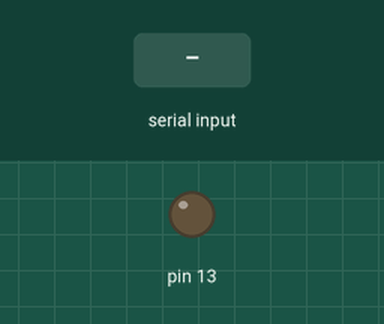
Simulated run of this sketch. Board: Arduino Uno, built with avr-gcc and run on an emulated ATmega328P. On the bench: output pins drawn as LEDs (lit = HIGH). Inputs (shaded band) come from the test bench.

Above: at 1.2 s.
1.3 s: "on" received over Serial
At 2.0 s:
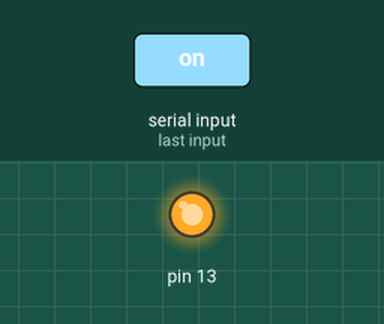
2.8 s: "of" received over Serial
At 3.1 s:
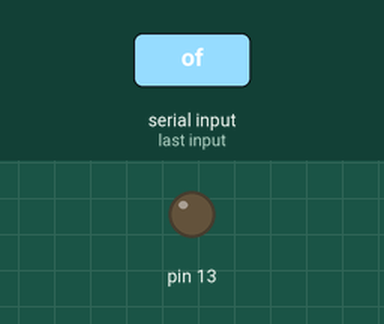
Timing chart, 0 to 5.8 s (numbered marks = the images above; inputs shaded):
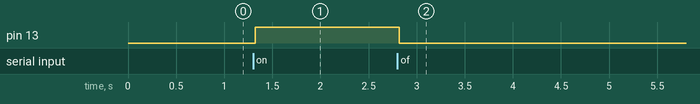

The sketch:

code_of_VC.ino
```cpp
String text;

void setup() {
  Serial.begin(9600);
  pinMode(13, OUTPUT);

}

void loop() {
  while(Serial.available())
  {
    delay(10);
    char c = Serial.read();
    text += c;
  }
if(text.length() > 0)
{
  if(text == "on")
  {
    digitalWrite(13, HIGH);
  }
  if(text == "of")
  {
    digitalWrite(13, LOW);
  }
  text = "";
}
}
```

Measured:
- after the input at 1.3 s, pin 13: LOW → HIGH at once
- after the input at 2.8 s, pin 13: HIGH → LOW at once
